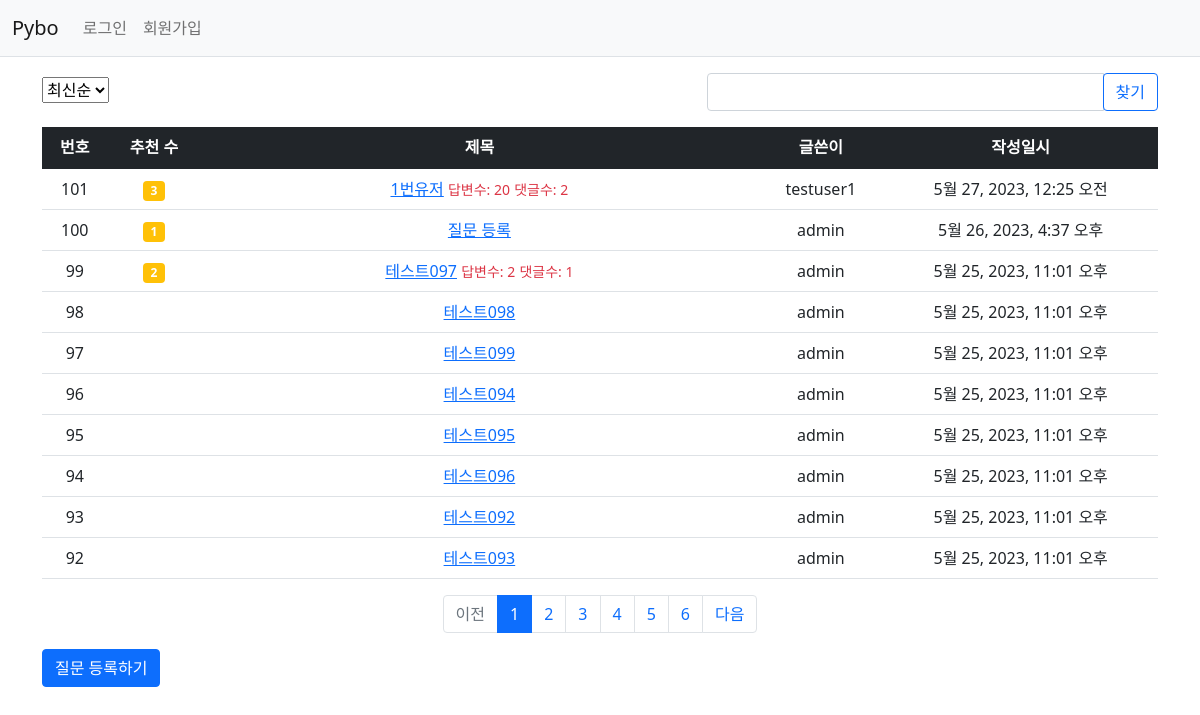
Before: / with the older database file.
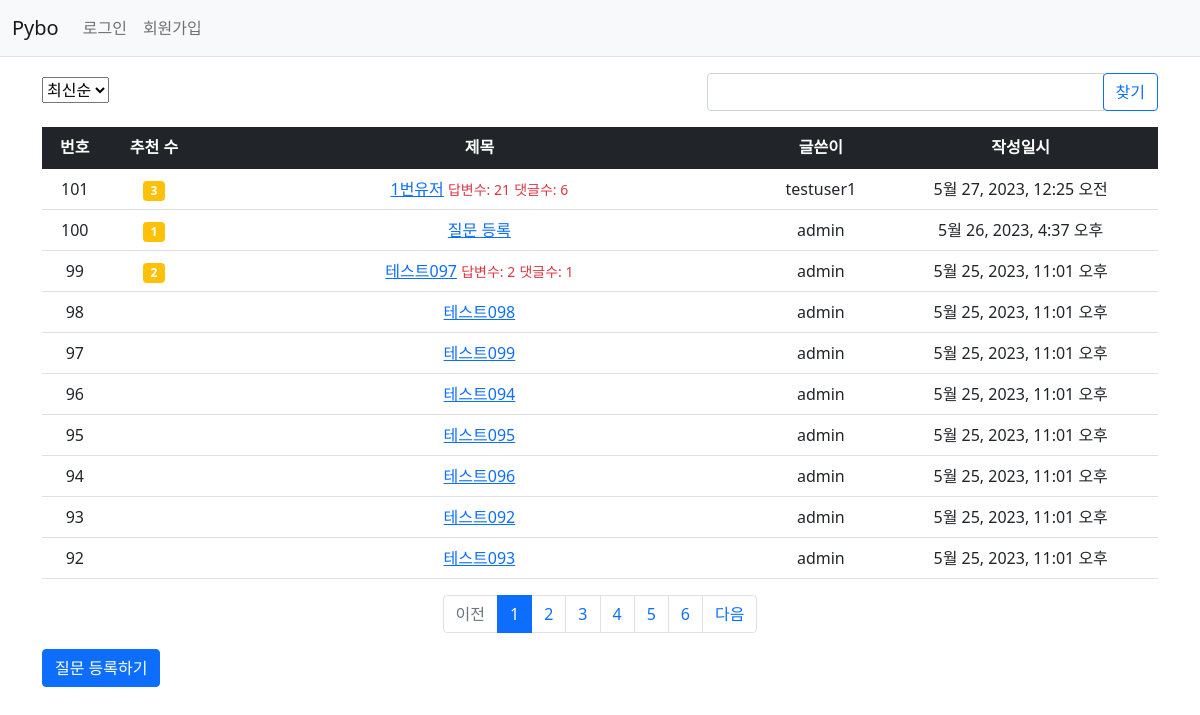
After: the same page with the newer database file.
### pybo/models.py (models this page shows, shortened)
class Question(models.Model):
    author = models.ForeignKey(User, on_delete=models.CASCADE)
    subject = models.CharField(max_length=200)
    content = models.TextField()
    create_date = models.DateTimeField()
    modify_date = models.DateField(null=True, blank=True)
    modify_counter = models.IntegerField(default=0)
    voter = models.ManyToManyField(User, related_name='voter_question')

### pybo/views/base_views.py (the view, shortened to what this page needs)
# urls.py: path('', base_views.index, name='index'),  # '/' 에 해당되는 path
def index(request):
    page = request.GET.get('page', '1')
    kw = request.GET.get('kw', '')
    so = request.GET.get('so', 'recent')
    if so == 'recommend':
        question_list = Question.objects.annotate(num_voter=Count('voter')).order_by('-num_voter', '-create_date')
    elif so == 'popular':
        question_list = Question.objects.annotate(num_answer=Count('answer')).order_by('-num_answer', '-create_date')
    else:
        question_list = Question.objects.order_by('-create_date')
    paginator = Paginator(question_list, 10)
    page_obj = paginator.get_page(page)
    context = {'question_list': page_obj, 'page': page, 'kw': kw, 'so': so}
    return render(request, 'pybo/question_list.html', context)

### pybo/templatetags/pybo_filter.py (called while the page is built)
@register.filter
def sub(value, arg):
    return value - arg

### templates/pybo/question_list.html (shortened to what this page needs)
{% extends 'base.html' %}
{% load pybo_filter %}
{% block content %}
<div class="container my-3">
    <div class="row justify-content-between my-3">
        <div class="col-2 my-1">
            <select class='from-control' id='sort'>
                <option value='recent' {% if so != 'recent' %}selected{% endif %}>
                    최신순
                </option>
            </select>
        </div>
        <div class='col-5'>
            <div class="input-group">
                <input type="text" class="form-control" id='search_kw' value="{{ kw|default_if_none:'' }}">
                <div class="input-group-append">
                    <button class="btn btn-outline-primary" type="button" id="btn_search">찾기</button>
                </div>
            </div>
        </div>
    </div>
    <table class="table">
        <thead>
        <tr class="text-center table-dark">
            <th>번호</th>
            <th>추천 수</th>
            <th style="width:50%">제목</th>
            <th>글쓴이</th>
            <th>작성일시</th>
        </tr>
        </thead>
        <tbody>
        {% if question_list %}
        {% for question in question_list %}
        <tr class="text-center">
            <td>
                {{ question_list.paginator.count|sub:question_list.start_index|sub:forloop.counter0|add:1 }}
            </td>
            <td>
                {% if question.voter.all.count > 0 %}
                <span class="badge bg-warning px-2 py-1">
                    {{question.voter.all.count}}
                </span>
                {% endif %}
            </td>
            <td class="text-center">
                <a href="{% url 'pybo:detail' question.id %}">{{ question.subject }}</a>
                {% if question.answer_set.count > 0 %}
                <span class="text-danger small ml-2">답변수: {{ question.answer_set.count }}</span>
                {% endif %}
                {% if question.comment_set.count > 0 %}
                <span class="text-danger small ml-2">댓글수: {{ question.comment_set.count }}</span>
                {% endif %}
            </td>
            <td>{{ question.author.username }}</td>
            <td>{{ question.create_date }}</td>
        </tr>
        {% endfor %}
        {% else %}
        <tr>
            <td colspan="4">질문이 없습니다.</td>
        </tr>
        {% endif %}
        </tbody>
    </table>
    <ul class="pagination justify-content-center">
        {% if question_list.has_previous %}
        <li class="page-item">
            <a class="page-link" data-page={{ question_list.previous_page_number }} href="#">이전</a>
        </li>
        {% else %}
        <li class="page-item disabled">
            <a class="page-link" tabindex="-1" aria-disabled="true" href="#">이전</a>
        </li>
        {% endif %}
        {% for page_number in question_list.paginator.page_range %}
        {% if page_number >= question_list.number|add:-5 and page_number <= question_list.number|add:5 %}
        {% if page_number == question_list.number %}
        <li class="page-item active" aria-current="page">
            <a class="page-link" href="?kw={{ kw }}&page={{ page_number }}&so={{ so }}">{{ page_number }}</a>
        </li>
        {% else %}
        <li class="page-item">
            <a class="page-link" href="?kw={{ kw }}&page={{ page_number }}&so={{ so }}">{{ page_number }}</a>
        </li>
        {% endif %}
        {% endif %}
        {% endfor %}
        {% if question_list.has_next %}
        <li class="page-item">
            <a class="page-link" data-page={{ question_list.next_page_number }} href="#">다음</a>
        </li>
        {% else %}
        <li class="page-item disabled">
            <a class="page-link" tabindex="-1" aria-disabled="true" href="#">다음</a>
        </li>
        {% endif %}
    </ul>
    <div class="col">
        <a href="{% url 'pybo:question_create' %}" class="btn btn-primary">질문 등록하기</a>
    </div>
</div>
{% endblock %}

Changed rows visible on the page:
changed Question "1번유저": answer_set.count "20" → "21"; comment_set.count "2" → "6"
